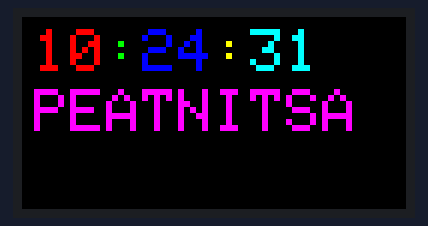
Bench run of a sketch on a simulated ESP8266 (NodeMCU). On the bench: 64×32 colour display. WiFi joins after 1.5 s; servers stay silent unless stated; network time is answered at once with the bench clock; the local clock reads 2024-03-15 10:24:30 at power-on unless the sketch sets it; what the sketch prints to the serial monitor is not drawn.

Above: at 1.6 s.
At 5.6 s:
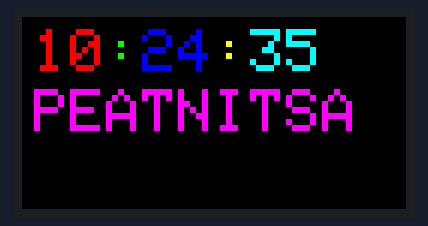
At 10.6 s:
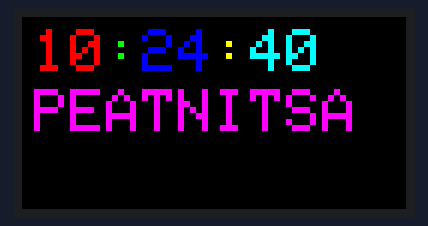
At 19.6 s:
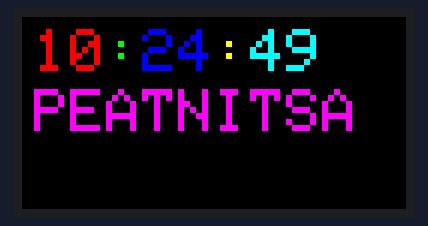
At 28.6 s:
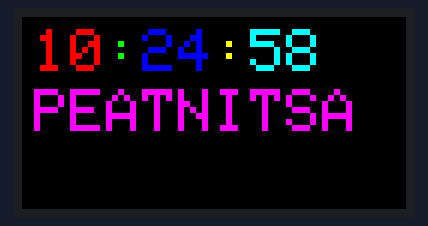
At 38.6 s:
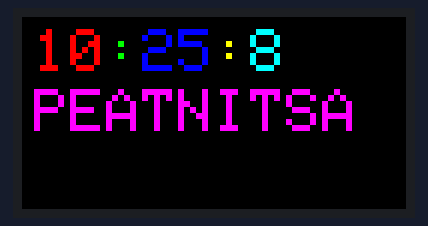

Measured:
- what the display in image 0 shows lasts 1.0 s, from 1.5 s to 2.5 s

The sketch:

TIME_OF_THE_MATRIX.ino
```cpp
#include "PxMatrix.h"
#include <NTPClient.h>
#include <ESP8266WiFi.h>
#include <WiFiUdp.h>
#include <Ticker.h>
Ticker display_ticker;
#define P_LAT 16
#define P_A 5
#define P_B 4
#define P_C 15
#define P_D 12
#define P_E 0
#define P_OE 2
const char *ssid = "название вашей сети";
const char *password = "пароль вашей сети";
const long utcOffsetInSecond = 10800;//мешение времини относительно utc в секундах
char daysOfTheWeek[7][13] = {"VOSKRESEN'YE","PONEDEL'NIK","VTORNIK","SREDA","CHETVERG","PEATNITSA","SUBBOTA"}; //дни недели писать или на английском или транслитом
WiFiUDP ntpUDP;
NTPClient timeClient(ntpUDP,"pool.ntp.org"/*ntp сервер*/,utcOffsetInSecond);
uint8_t display_draw_time=10; //10-50 is usually fine
PxMATRIX display(64/*ширина матрицы */,32/*высота матрицы*/,P_LAT, P_OE,P_A,P_B,P_C,P_D);
uint16_t myRED = display.color565(255, 0, 0);
uint16_t myGREEN = display.color565(0, 255, 0);
uint16_t myBLUE = display.color565(0, 0, 255);
uint16_t myWHITE = display.color565(255, 255, 255);
uint16_t myYELLOW = display.color565(255, 255, 0);
uint16_t myCYAN = display.color565(0, 255, 255);
uint16_t myMAGENTA = display.color565(255, 0, 255);
uint16_t myBLACK = display.color565(0, 0, 0);
uint16_t myCOLORS[8]={myRED,myGREEN,myBLUE,myWHITE,myYELLOW,myCYAN,myMAGENTA,myBLACK};
void display_updater()
{  display.display(display_draw_time);}
void display_update_enable(bool is_enable)
{  if (is_enable)
    display_ticker.attach(0.004, display_updater);
  else
    display_ticker.detach();}
void setup() {
 Serial.begin(115200);
 WiFi.begin(ssid,password);
 while(WiFi.status() !=WL_CONNECTED)
 {delay(500);
 Serial.print(".");}
 timeClient.begin();
  display.begin(16);//тип сканирования
  display.setDriverChip(FM6126A);
  display_update_enable(true);
  delay(10);}
void loop() {
   timeClient.update();
  display.clearDisplay();
  display.setTextColor(myRED);
  display.setCursor(2,2);
  display.print(timeClient.getHours());
  display.setTextColor(myGREEN);
  display.print(":");
  display.setTextColor(myBLUE);
  display.print(timeClient.getMinutes());
  display.setTextColor(myYELLOW);
  display.print(":");
  display.setTextColor(myCYAN);
  display.print(timeClient.getSeconds());
  display.setTextColor(myMAGENTA);
  display.setCursor(2,12);
  display.print(daysOfTheWeek[timeClient.getDay()]);
delay(1000);
}
```
